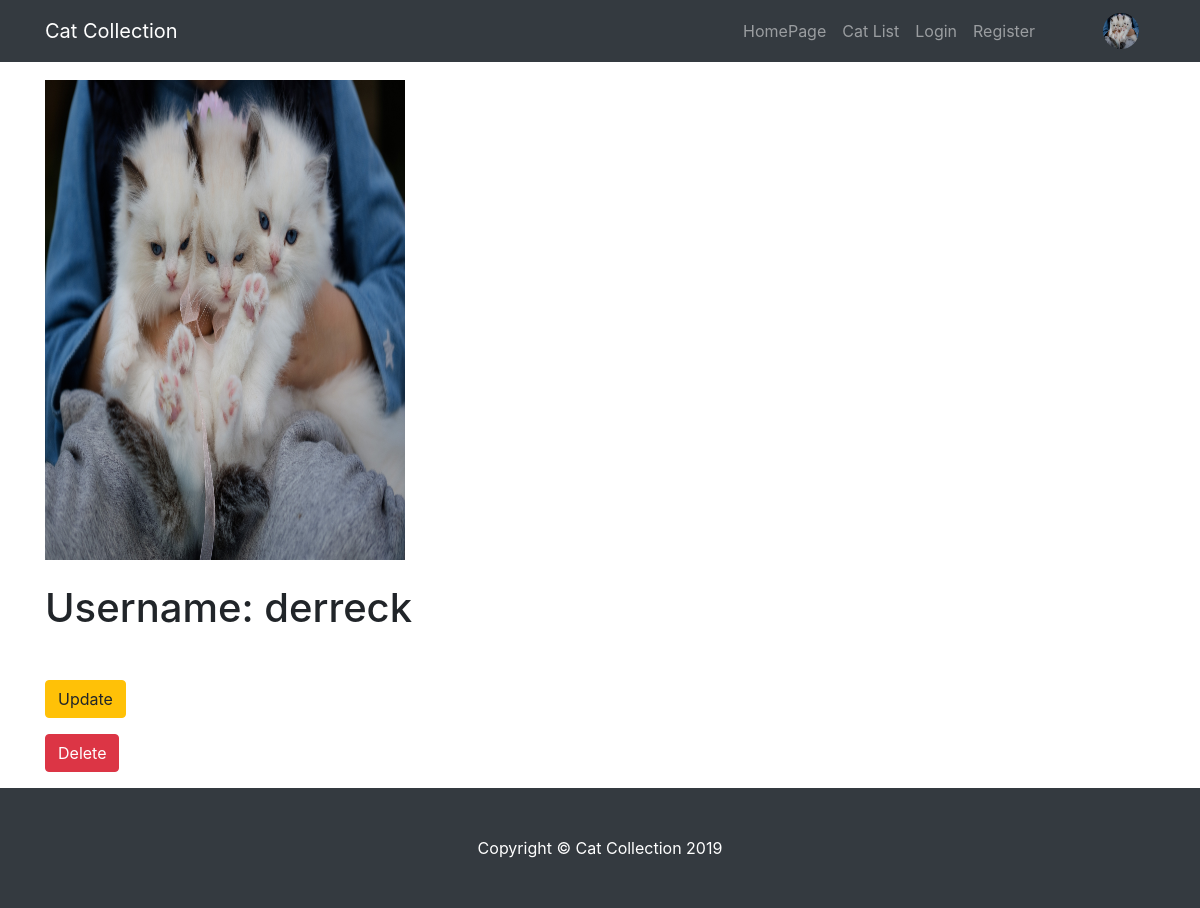
The app's page /cat_app/profile/3/ with its own data.
### cat_app/models.py (models this page shows, shortened)
class UserProfileInfo(models.Model):
	user = models.OneToOneField(User, related_name='userprofileinfos', on_delete=models.CASCADE, blank=True, null=True, default=1)
	picture = models.ImageField(upload_to='images', blank=True, null=True)

### cat_app/views.py (the view)
# urls.py: url(r'^profile/(?P<pk>\d+)/$', views.UserProfileDetailView.as_view(), name='profile_detail'),
class UserProfileDetailView(DetailView):
	context_object_name = 'profile_detail'
	model = models.UserProfileInfo
	template_name = 'cat_app/profile_detail.html'

### templates/cat_app/profile_detail.html (shortened to what this page needs)
{% extends "cat_app/base_footer.html" %}
{% load static %}
{% block templatecss %}<link href="{% static 'css/profile.css' %}" rel="stylesheet">{% endblock %}
{% block imagenav %}<img class="imageframe" src="../../../media/{{ profile_detail.picture }}" alt="{{ profile_detail.picture }}">{% endblock %}
{% block content %}
    <br>
    <img class="profile-center" src="../../../media/{{ profile_detail.picture }}"/>
    <br>
    <h1 class="my-4">Username: {{ profile_detail.user.username }}</h1>
    <br>
    <div>
      <p><a class='btn btn-warning' href="{% url 'cat_app:update_profile' pk=profile_detail.pk %}">Update</a></p>
    </div>
    <div>
      <p><a class='btn btn-danger' href="{% url 'cat_app:delete_profile' pk=profile_detail.pk %}">Delete</a></p>
    </div>
{% endblock %}

### static/css/modern-business.css (style rules this page uses)
body { padding-top: 56px; }

### static/css/simple-sidebar.css (style rules this page uses)
body { overflow-x: hidden; }

### static/css/profile.css (style rules this page uses)
.imageframe { height: 3vw; width: 3vw; border-radius: 50%; margin-left: 5vw; }
.profile-center { height: 60vh; width: 30vw; }

### records on screen
UserProfileInfo: picture (picture), user.username "derreck"
